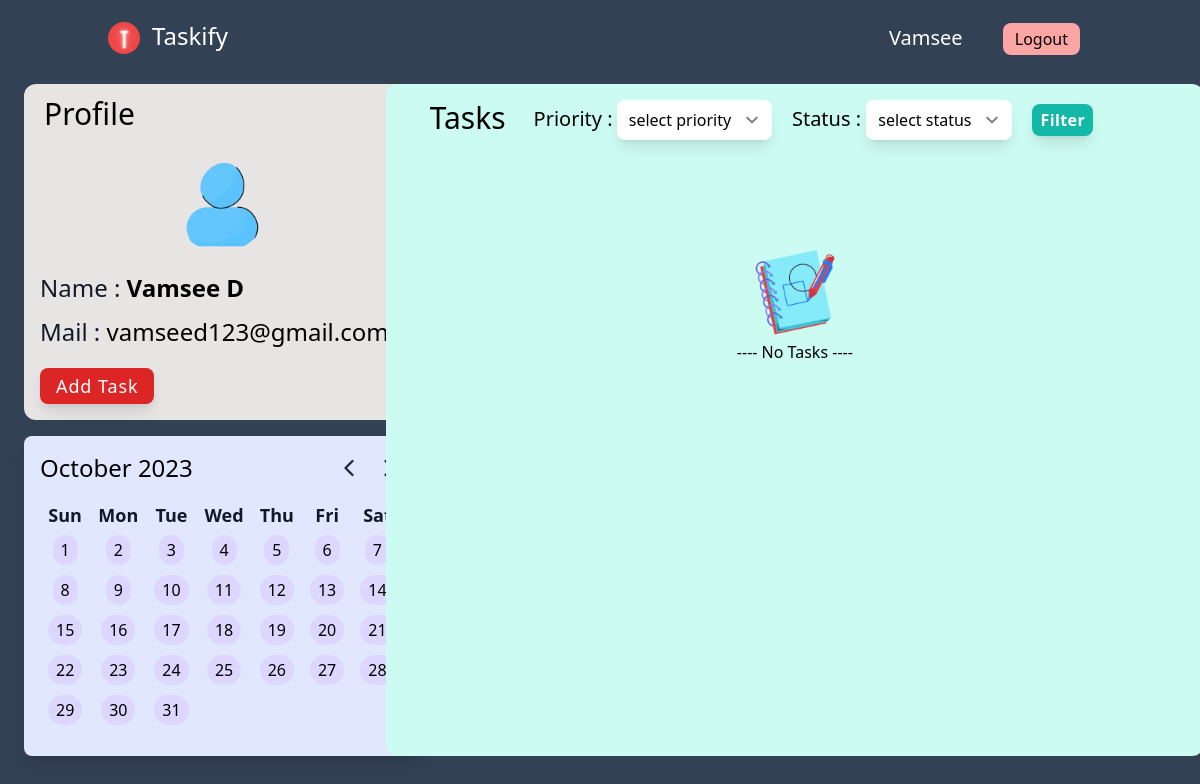
Before: / (signed in) with the older database file.
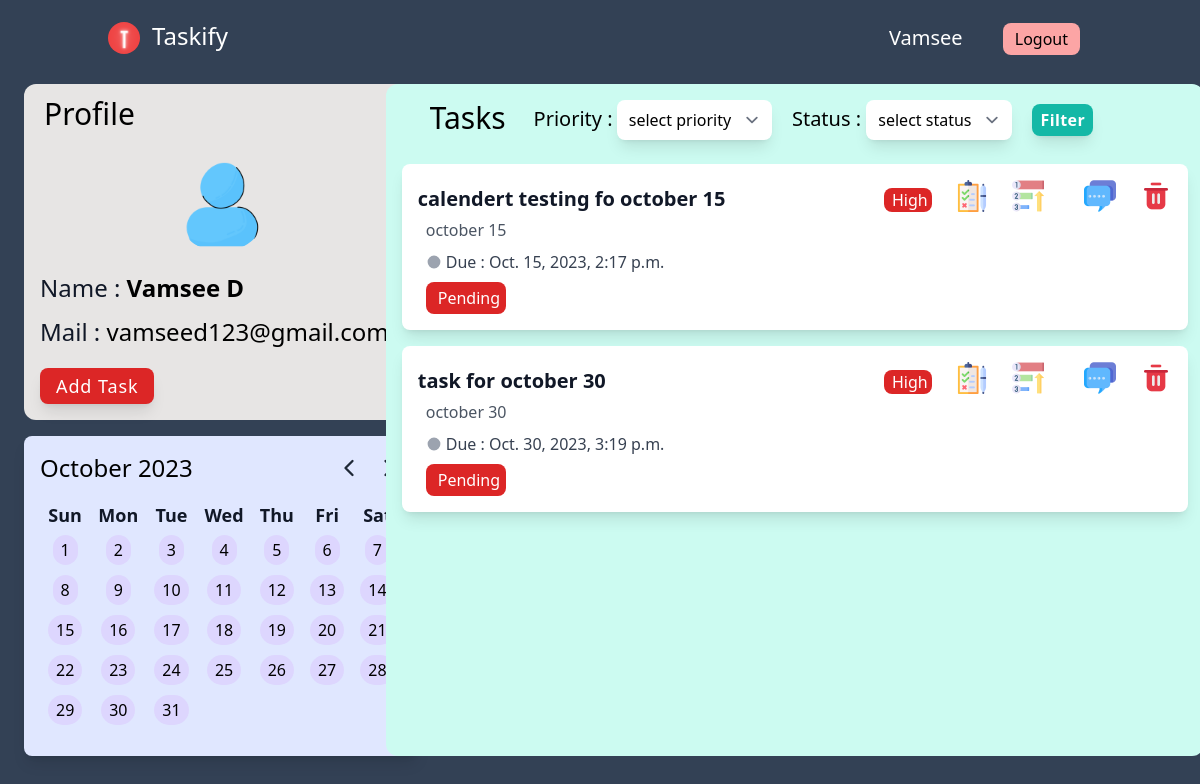
After: the same page with the newer database file.
### tasks/models.py (models this page shows)
class Task(models.Model):
    id = models.AutoField(primary_key=True)
    title = models.CharField(max_length=100)
    description = models.TextField(max_length=300)
    due_date = models.DateTimeField()
    prority_choices = [
        ('low','low'),
        ('medium','medium'),
        ('high','high'),
    ]
    priority = models.CharField(max_length=15,choices=prority_choices,default='medium')
    category_choices = [
        ('personal','personal'),
        ('work','work'),
        ('learning','learning'),
    ]
    category = models.CharField(max_length=15,choices=category_choices, default='personal')
    status_choices = [
        ('pending','pending'),
        ('in-progress','in-progress'),
        ('completed','completed'),
    ]
    status = models.CharField(max_length=15,choices=status_choices,default='pending')
    user_id = models.ForeignKey(User,on_delete = models.CASCADE)
    created_at = models.DateTimeField()
    updated_at = models.DateTimeField()

### home/views.py (the view)
# urls.py: path('',views.homepage,name='homepage'),
def homepage(request, *args, **kwargs):
    if request.user.is_authenticated:
        tasks = Task.objects.filter(user_id = request.user).order_by('created_at')
        count = len(tasks)
        comments = Comment.objects.filter(user_id = request.user)
        return render(request, 'home.html',{'tasks':tasks,'count':count,'comments':comments})
    return render(request,'home.html')

### theme/templates/home.html (shortened to what the changed rows need)
{% extends "base.html" %}
{% load static%}
{%block body %}
<header class="text-black body-font">
    <div class="container mx-auto flex flex-wrap p-5 flex-col md:flex-row">
     <div class="hidden sm:block sm:ml-auto">
        {% if user.is_authenticated %}
            <h2 class="inline-flex items-center mx-3 capitalize text-white font-medium text-xl py-1 px-3 focus:outline-none  mt-4 md:mt-0" >{{user.first_name}}</h2>
        {%endif%}
     </div>
    </div>
</header>
  <div class="mt-2  ">
    {% if user.is_authenticated %}
    <div class="h-full">
      <div class="mx-1 sm:mx-4 md:mx-6 grid grid-cols-7 gap-4 md:gap-4 sm:h-5/6">
        <div class="hidden col-span-6 md:col-span-2 md:grid grid-flow-row gap-4 h-80">
          <div class="bg-stone-200 rounded-xl">
            <h1 class="mx-4 my-3 text-gray-900 font-medium text-2xl"> Name : <span class=" text-black font-bold capitalize">{{user.first_name}} {{user.last_name}}</span> </h1>
            <h1 class="mx-4 my-3 text-gray-900 font-medium text-2xl"> Mail : <span class=" text-black font-medium ">{{user.email}}</span> </h1>
          </div>
          <div class="bg-indigo-100 rounded-lg shadow-lg p-4 h-80">
            <div class="flex justify-between items-center mb-4">
              <h2 id="currentMonthYear" class="text-2xl font-medium"></h2>
            </div>
            <table class="mt-4 mx-auto table-auto">
                <thead>
                    <tr>
                        <th class="text-lg text-gray-900 px-2">Sun</th>
                        <th class="text-lg text-gray-900 px-2">Mon</th>
                        <th class="text-lg text-gray-900 px-2">Tue</th>
                        <th class="text-lg text-gray-900 px-2">Wed</th>
                        <th class="text-lg text-gray-900 px-2">Thu</th>
                        <th class="text-lg text-gray-900 px-2">Fri</th>
                        <th class="text-lg text-gray-900 px-2">Sat</th>
                    </tr>
                </thead>
            </table>
          </div>
        </div>
        <div class="col-span-6 sm:col-span-5 w-full mx-7 bg-teal-100 rounded-xl overflow-y-scroll h-100">
          <div class="fixed pb-2 px-6 rounded-lg  z-20 flex items-center  justify-between ">
            <h1 class="text-black text-left ml-2 capitalize mt-2 px-3 py-1 font-medium text-3xl">tasks</h1>
          </div>
          {%if count == 0 %}
              <div class='my-40'>
                <img src="{% static 'img/empty.png' %}" alt="empty tasks" class="h-24 w-24 mx-auto ">
                <p class="max-auto text-center" >---- No Tasks ----</p>
              </div>
          {%endif%}
          <div class="mt-20 mb-10">
              {% for task in tasks %}
              <div class="mx-4 mt-4 bg-white rounded-lg shadow-lg p-4 relative">
                <div class="flex justify-between items-center">
                  <p id="taskTitle" data="{{task.id}}" class="text-xl font-bold text-gray-900">{{ task.title }}</p>
                    <div class="flex space-x-2">
                      {% if task.priority == 'high' %}
                      <p class="px-2 mt-2 h-6 mx-4 w-12  bg-red-600 rounded-lg font-medium text-md text-white capitalize">{{task.priority}}</p>
                      {%endif%}
                      <div class="mx-4 relative inline-block text-gray-600">
                        <button class="mx-4text-gray-600 hover:text-gray-800 focus:outline-none status-dropdown-button "id="statusDropdownButton">
                          <img src="{% static 'img/status.png'%}" alt="comments" class="h-8 w-8">
                        </button>
                      </div>
                      <div class="mx-4 relative inline-block text-gray-600">
                        <button class="mx-4 text-gray-600 hover:text-gray-800 focus:outline-none priority-dropdown-button" >
                            <img src="{% static 'img/priority.png'%}" alt="priority" class="h-8 w-8">
                        </button>
                      </div>
                      <div class="mx-4 relative inline-block text-gray-600">
                        <button  class="mx-4 text-gray-600 hover:text-gray-800 focus:outline-none comment-dropdown-button"  >
                            <a>
                                <img src="{% static 'img/comment.png'%}" alt="comments" class="h-8 w-8">
                            </a>
                        </button>
                      </div>
                      <div class="mx-4 relative inline-block text-gray-600">
                        <a href="/tasks/delete/{{task.id}}/" class=" text-gray-600 hover:text-gray-800 focus:outline-none">
                          <img src="{% static 'img/delete.png'%}" alt="comments" class="h-8 w-8">
                        </a>
                      </div>
                    </div>
                </div>
                <p class="text-gray-600 mx-2 text-md">{{ task.description }}</p>
                <div class="flex items-center mx-2 mt-2">
                    <svg xmlns="http://www.w3.org/2000/svg" class="w-4 h-4 text-gray-400 mr-1" viewBox="0 0 20 20" fill="currentColor">
                        <path d="M10 2a8 8 0 100 16 8 8 0 000-16zm-1 14h2v-2h-2v2zm0-4h2V7h-2v5z" />
                    </svg>
                    <p class="text-gray-700">Due : {{ task.due_date }}</p>
                </div>
                <div class="mx-2 mt-2 ">
                  {% if task.status == 'pending' %}
                  <p class="px-3 py-1 w-20 bg-red-600 rounded-lg font-medium text-md text-white capitalize">{{task.status}}</p>
                  {%endif%}
                </div>
              </div>
            {% endfor %}
          </div>
        </div>
      </div>
    </div>
    {%endif%}
  </div>
{% endblock %}

Changed rows visible on the page:
added Task: title "calendert testing fo october 15", priority "High", description "october 15", due_date "Oct. 15, 2023, 2:17 p.m.", status "Pending"
added Task: title "task for october 30", priority "High", description "october 30", due_date "Oct. 30, 2023, 3:19 p.m.", status "Pending"
Other visible differences:
text no longer shown: "---- No Tasks ----"
